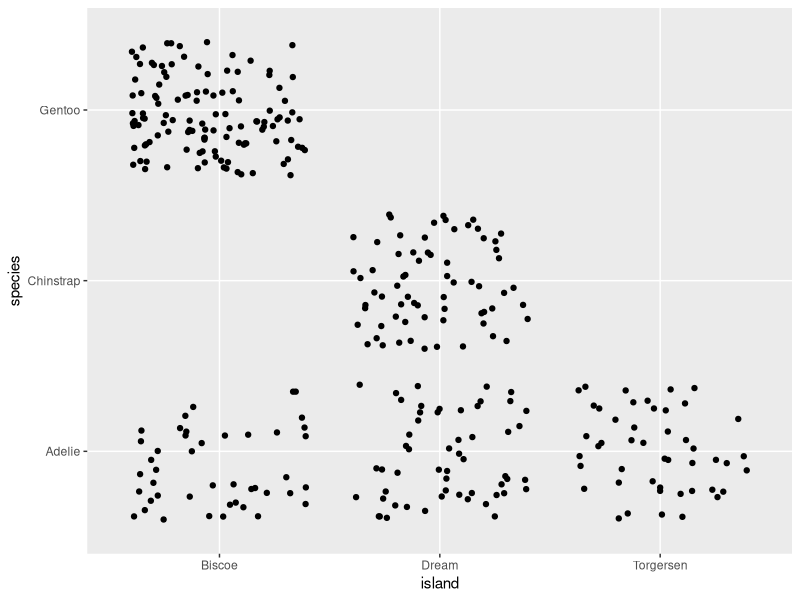
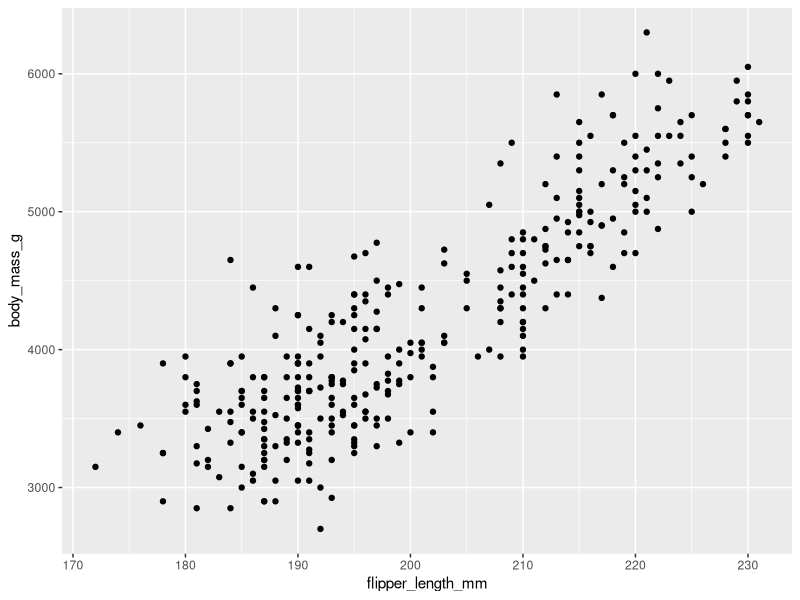
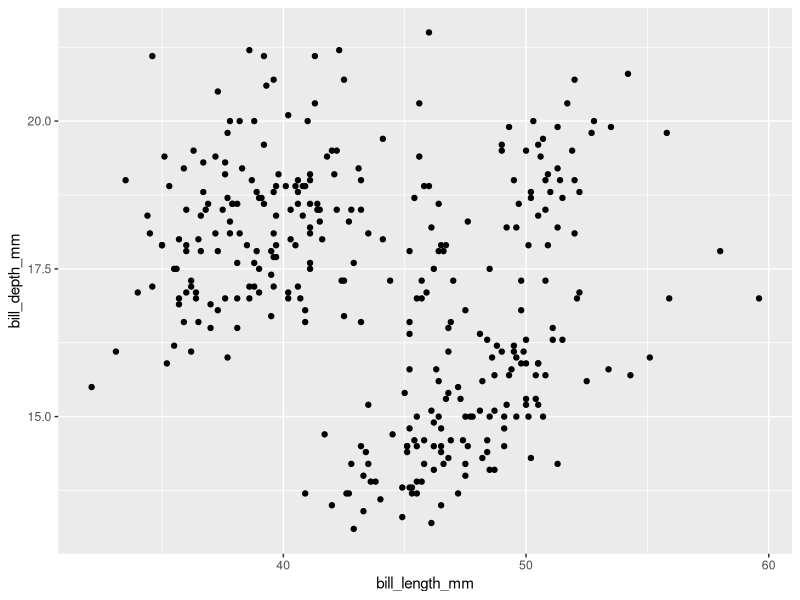
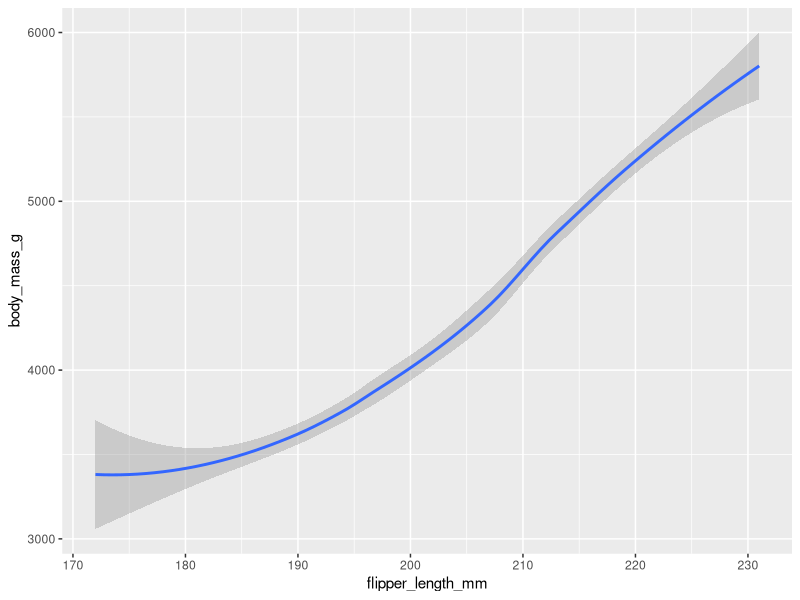
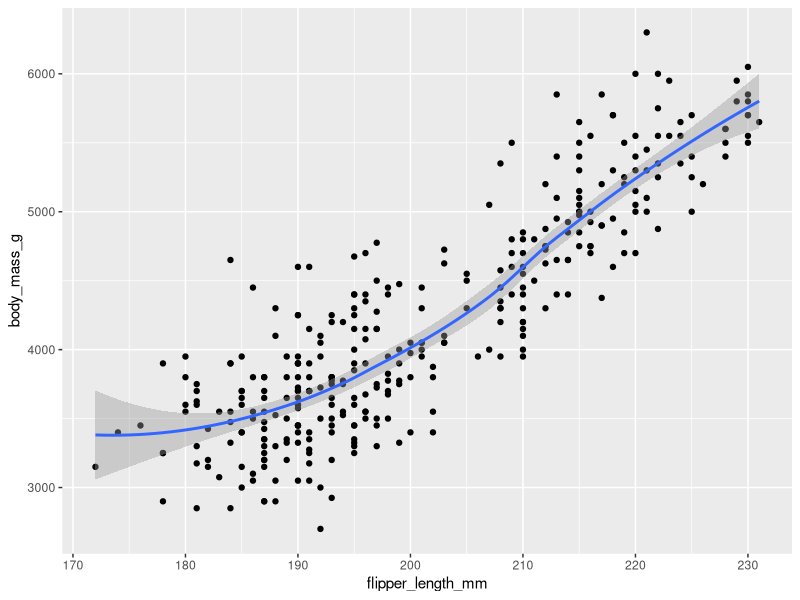
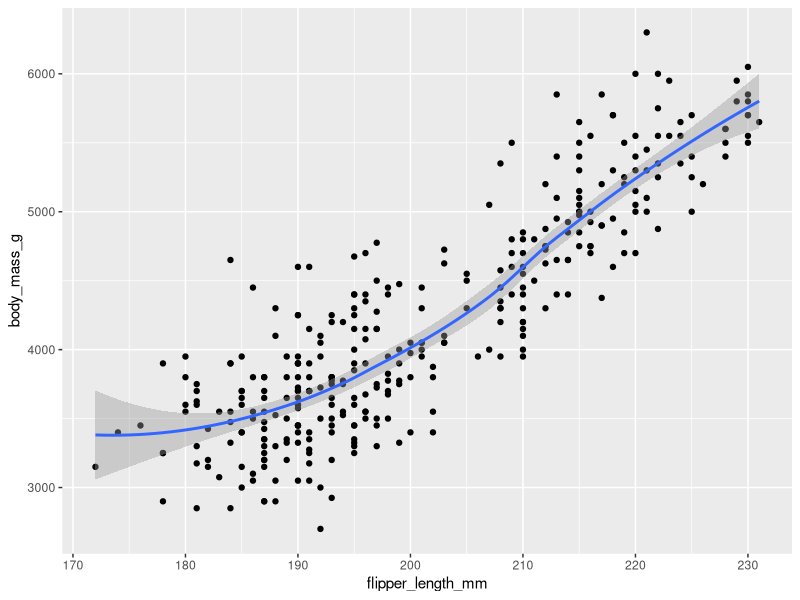
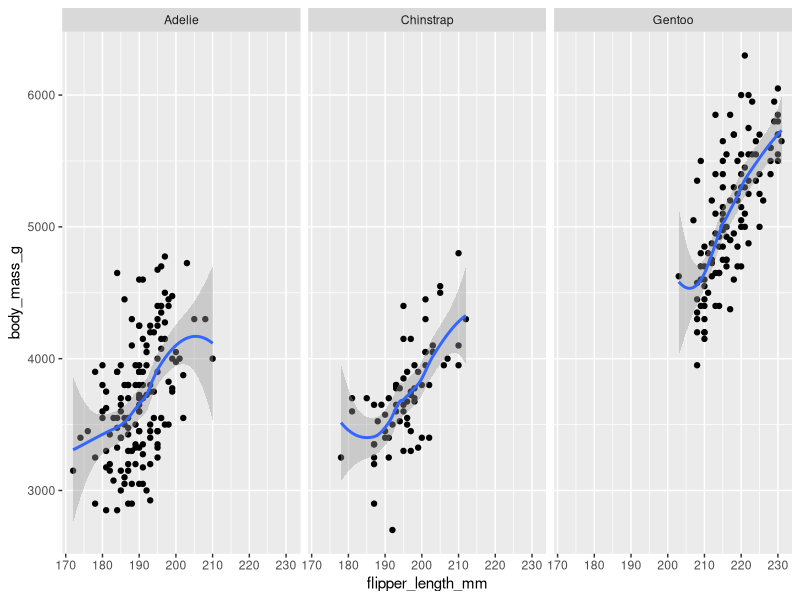
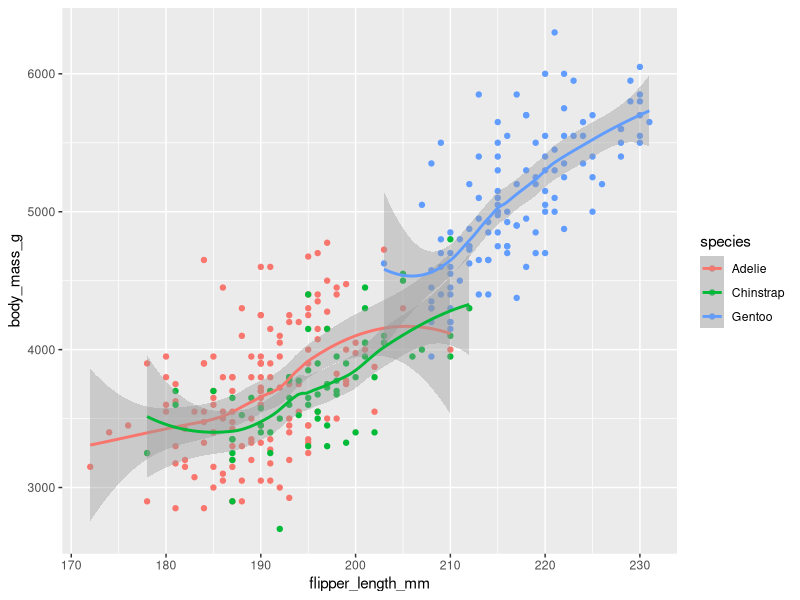

Write the R code that produced these figures, in order.
## ---- chunk 1
knitr::opts_chunk$set(echo = TRUE)
## ---- chunk 2
library(tidyverse)
library(palmerpenguins)
penguins<- penguins %>% filter(!is.na(sex))
## ---- chunk 3
ggplot(penguins) +
  geom_jitter(mapping = aes(x = island, y = species))
## ---- chunk 4
ggplot(data=penguins)+
  geom_point(mapping=aes(x=flipper_length_mm, y=body_mass_g))
## ---- chunk 5
ggplot(data=penguins) +
  geom_point(mapping=aes(x=bill_length_mm, y=bill_depth_mm))
## ---- chunk 6
ggplot(data=penguins)+
  geom_smooth(method=loess, mapping=aes(x=flipper_length_mm, y=body_mass_g))
## ---- chunk 7
ggplot(data=penguins)+
  geom_point(mapping=aes(x=flipper_length_mm, y=body_mass_g))+
  geom_smooth(method=loess, mapping=aes(x=flipper_length_mm, y=body_mass_g))
## ---- chunk 8
ggplot(penguins, aes(x=flipper_length_mm, y=body_mass_g)) + 
  geom_point()+
  geom_smooth(method=loess)#note even if you move the aes you should still classify the method for geom_smooth
  
## ---- chunk 9
ggplot(penguins, aes(x=flipper_length_mm, y=body_mass_g)) +
  geom_point()+
  geom_smooth(method=loess)+
  facet_wrap(~species)
## ---- chunk 10
ggplot(penguins, aes(x=flipper_length_mm, y=body_mass_g, color=species)) + 
  geom_point()+
  geom_smooth(method=loess)
## ---- chunk 11
ggplot(penguins, aes(x=flipper_length_mm, y=body_mass_g, color=species, shape=species)) + 
  geom_point()+
  geom_smooth(method=loess)
## ---- chunk 12
ggplot(data=penguins)+
  geom_smooth(mapping=aes(x=flipper_length_mm, y=body_mass_g, alpha=species))
## ---- chunk 13
ggplot(data=penguins)+
  geom_smooth(method=loess, mapping=aes(x=flipper_length_mm, y=body_mass_g, linetype=species))
## ---- chunk 14
ggplot(penguins, aes(x=flipper_length_mm, y=body_mass_g, color=species)) + 
  geom_point()+
  geom_smooth(method=loess)+
  labs(title="Palmer Penguins: Penguin Body Breakdown", subtitle="Plot of length of flipper by body mass", caption="Data Collected by Dr. Kristen Gorman")
  
## ---- chunk 15
ggplot(penguins, aes(x=flipper_length_mm, y=body_mass_g,  color=species)) + 
  geom_point()+
  geom_smooth(method=loess)+
  labs(title="Palmer Penguins Body Breakdown", subtitle="Plot of length of flipper by body mass", caption="Data Collected by Dr. Kristen Gorman")+
  annotate("text", x=190,y=5000, label="The Gentoos are the largest", fontface="bold",size=4.5,angle=25)
## ---- chunk 16
count_species <- function(x, value) { #first turn into a variable for easy usage
                                #in the function the [value] becomes [count] when it is run
  count <- 0  #starting count at 0 value as best practice
  for (penguin in 1:length(x)) {  #begin a loop by specifying what you are looking for [penguin] within a vector [1:length(x)]
    if (x[penguin] == value)  #if (then) statements have condition [x[penguin] == value)] and then the action [count <- count + 1]
      {count <- count + 1} } #part of a loop is to allow for continuous function, this set up allows the count to be updated with each pass
  count} #this is the outcome of the function, ultimately what will be shown as the final when it's run
## ---- chunk 17
count_species(penguins$species, "Adelie") #the set up for this would be pulling the column name [penguins$species] and then specifying what you're looking for [Adelie]
count_species(penguins$species, "Gentoo")
count_species(penguins$species, "Chinstrap")

